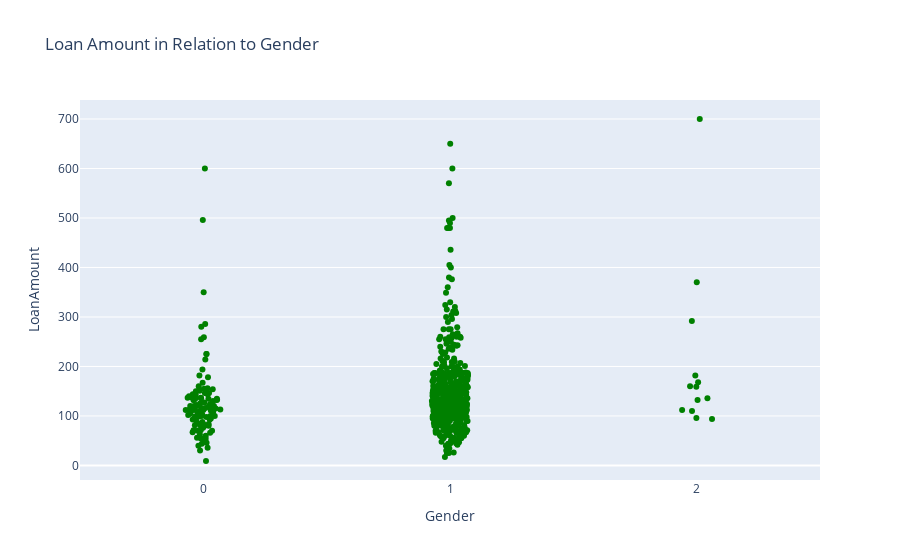

Source (notebook cell):
### Code cell
fig = px.strip(loan_data, x='Gender', y='LoanAmount', color_discrete_sequence=['green', 'grey', 'red'], title='Loan Amount in Relation to Gender')
fig.update_layout(bargap=0.1)
fig.show()

### Figure 1 — Plotly figure (JSON) as saved in the notebook; plotly's stock layout.template omitted (floating-point values rounded to 4 significant figures; data arrays with more than 128 entries replaced by an {"elided": "..."} marker saying what was removed)
{"data": [{"alignmentgroup": "True", "boxpoints": "all", "fillcolor": "rgba(255,255,255,0)", "hoveron": "points", "hovertemplate": "Gender=%{x}<br>LoanAmount=%{y}<extra></extra>", "legendgroup": "", "line": {"color": "rgba(255,255,255,0)"}, "marker": {"color": "green"}, "name": "", "offsetgroup": "", "orientation": "v", "pointpos": 0, "showlegend": false, "type": "box", "x": {"elided": "614 int values"}, "x0": " ", "xaxis": "x", "y": {"elided": "614 float values"}, "y0": " ", "yaxis": "y"}], "layout": {"bargap": 0.1, "boxmode": "group", "legend": {"tracegroupgap": 0}, "title": {"text": "Loan Amount in Relation to Gender"}, "xaxis": {"anchor": "y", "domain": [0, 1], "title": {"text": "Gender"}}, "yaxis": {"anchor": "x", "domain": [0, 1], "title": {"text": "LoanAmount"}}}}
